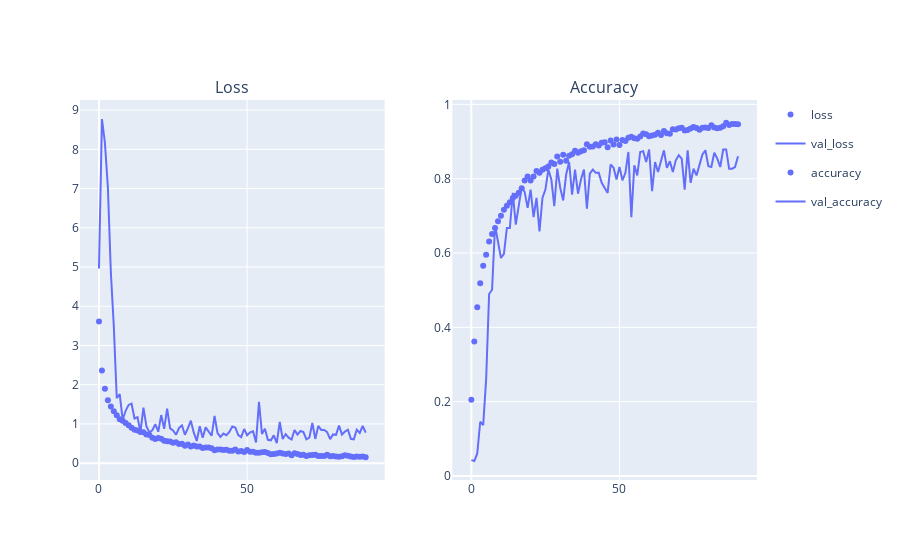

The notebook cell this image was saved under:
### Code cell
hist_df = pd.DataFrame(history.history)
loss = px.scatter(hist_df['loss'])
val_loss = px.line(hist_df['val_loss'])
accuracy = px.scatter(hist_df['accuracy'])
val_accuracy = px.line(hist_df['val_accuracy'])

fig = make_subplots(cols=2, rows=1, subplot_titles=("Loss", "Accuracy"))
fig.add_trace(loss.data[0], col=1, row=1)
fig.add_trace(val_loss.data[0], col=1, row=1)
fig.add_trace(accuracy.data[0], col=2, row=1)
fig.add_trace(val_accuracy.data[0], col=2, row=1)
fig.update_layout(height=600)

fig.show()
